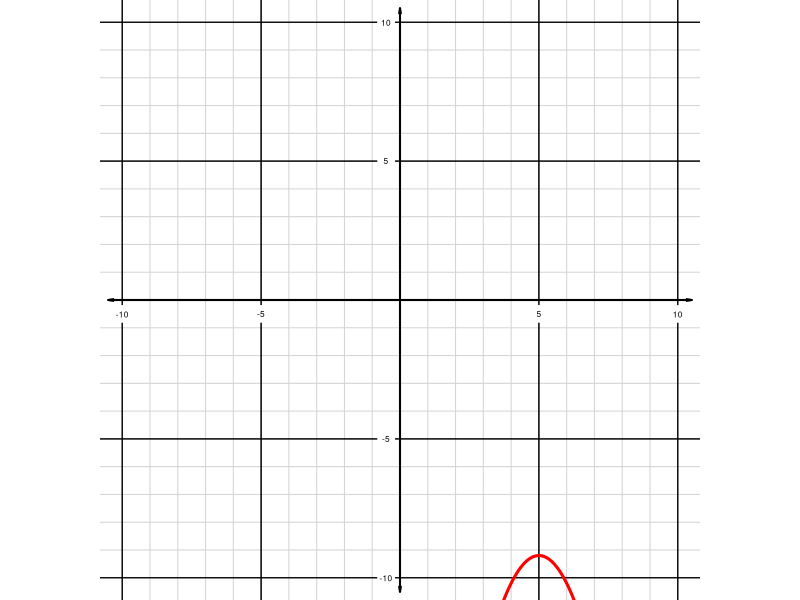
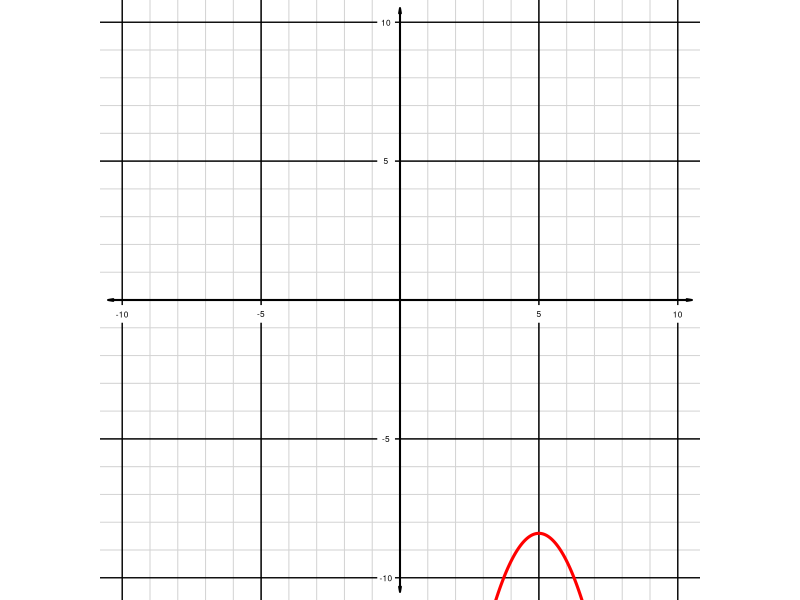
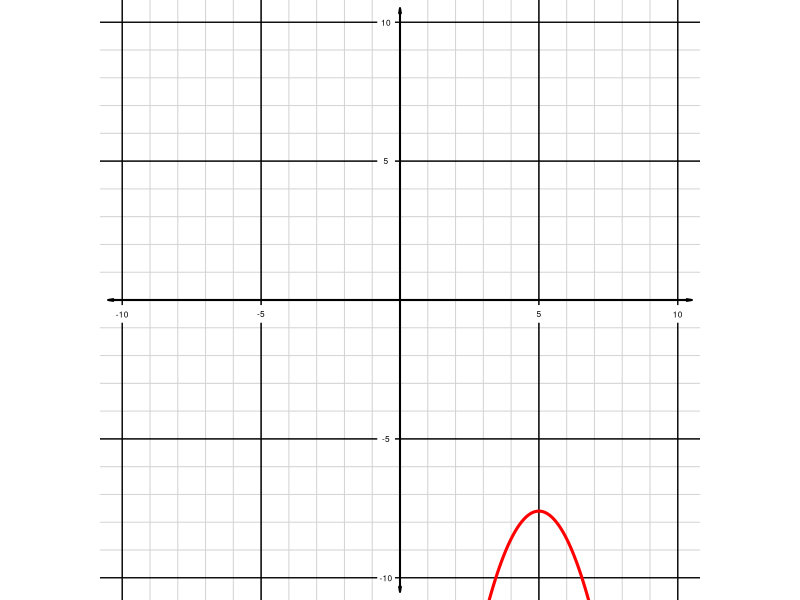
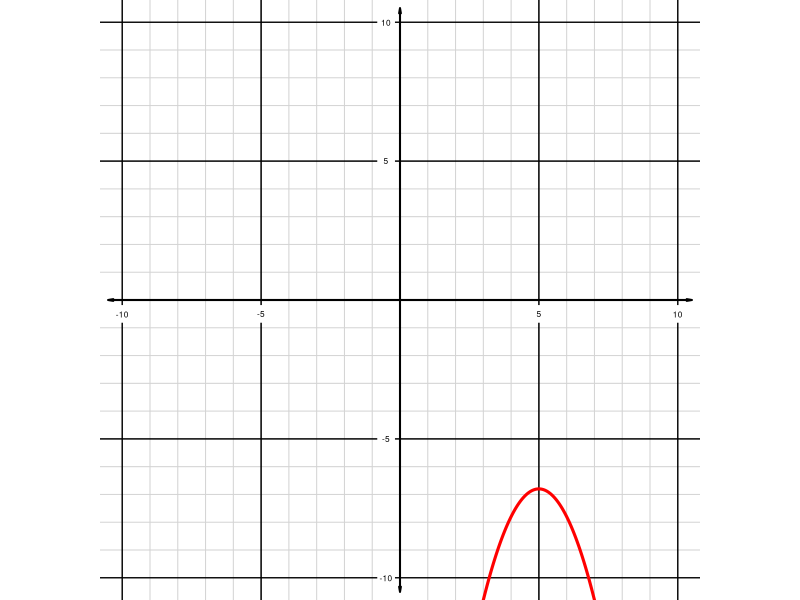
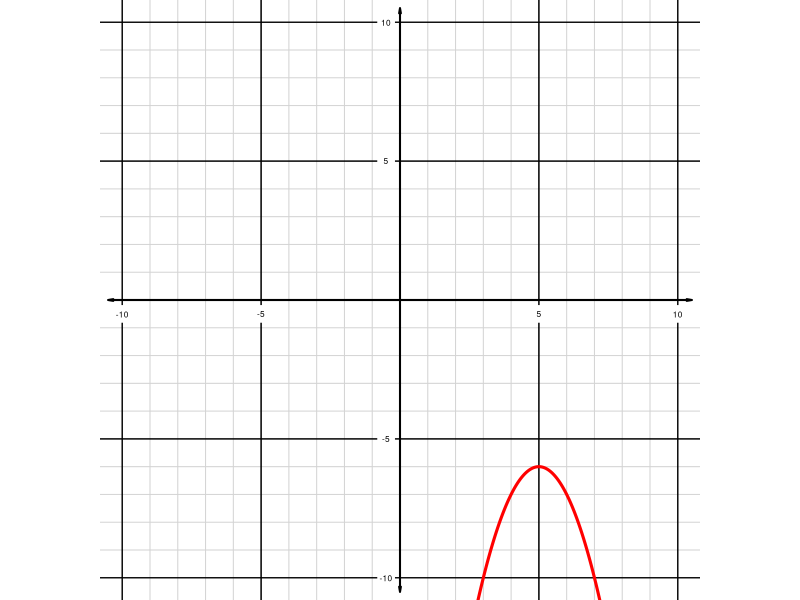
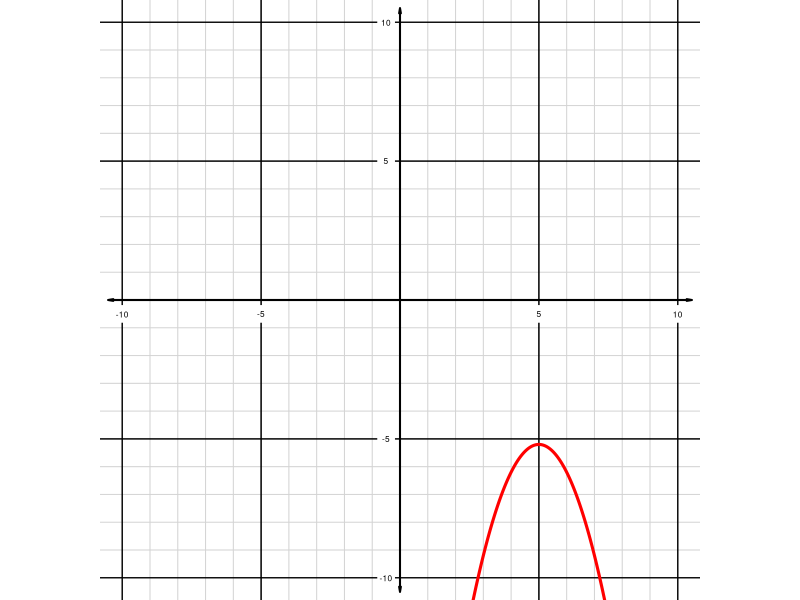
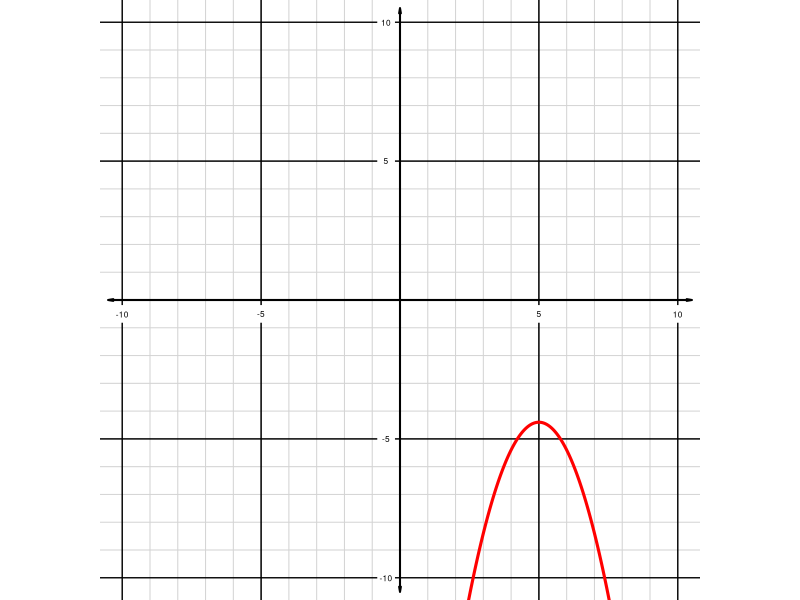
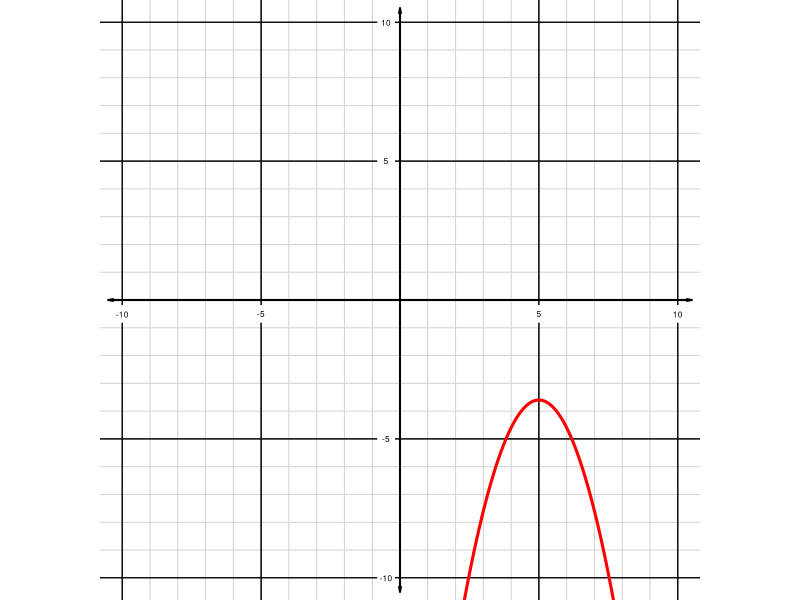

These figures' R source, in order:
## ---- chunk 1
options(scipen=999)
hk = sample(1:5,2)*sample(c(-1,1),2,T)
A = sample(c(-1,1),1)
h = hk[1]
k = hk[2]

whichvaries = sample(1:3,1)

chA = c(-1,1)
chh = -10:10
chk = -10:10

wA = which(chA==A)+1
wh = which(chh==h)+1
wk = which(chk==k)+1

if(whichvaries==1){
    wA = 1
} else if(whichvaries==2){
    wh = 1
} else if(whichvaries==3){
    wk = 1
}

solA = paste0(1*(1:(length(chA)+1)==wA),collapse="")
solh = paste0(1*(1:(length(chh)+1)==wh),collapse="")
solk = paste0(1*(1:(length(chk)+1)==wk),collapse="")

## ---- chunk 2
n = 50
xx = seq(-11,11,0.01)
for(i in 1:n){
    Ai = A
    hi = h
    ki = k
    if(i<n/2){
        t = i/(n/2)*20-10
    } else {
        t = 10-(i-n/2)/(n/2)*20
    }
    if(whichvaries==1){
        Ai = t
    }
    if(whichvaries==2){
        hi = t
    }
    if(whichvaries==3){
        ki = t
    }
    par(pty="s",mar=c(0,0,0,0))
    plot(xx,Ai*(xx-hi)^2+ki,"l",xlim=c(-10,10),ylim=c(-10,10),axes=F,ann=F)
    for(i in 1:10){
        if(!(i%%5==0)){
            abline(h=i,col="lightgrey")
            abline(h=-i,col="lightgrey")
            abline(v=i,col="lightgrey")
            abline(v=-i,col="lightgrey")
        }
    }
    for(i in c(-10,-5,5,10)){
        abline(h=i,col="black")
        abline(h=-i,col="black")
        abline(v=i,col="black")
        abline(v=-i,col="black")
    }
    arrows(0,10.5,0,-10.5,0.05,10,3,lwd=2)
    arrows(10.5,0,-10.5,0,0.05,10,3,lwd=2)
    polygon(c(9.5,10.5,10.5,9.5),c(-0.2,-0.2,-0.8,-0.8),col="white",border = "white")
    text(10,-0.5,"10",cex=0.5)
    polygon(c(-0.2,-0.2,-0.8,-0.8),c(9.5,10.5,10.5,9.5),col="white",border = "white")
    text(-0.5,10,"10",cex=0.5)
    polygon(c(-9.5,-10.5,-10.5,-9.5),c(-0.2,-0.2,-0.8,-0.8),col="white",border = "white")
    text(-10,-0.5,"-10",cex=0.5)
    polygon(c(-0.2,-0.2,-0.8,-0.8),c(-9.5,-10.5,-10.5,-9.5),col="white",border = "white")
    text(-0.5,-10,"-10",cex=0.5)
    polygon(c(4.5,5.5,5.5,4.5),c(-0.2,-0.2,-0.8,-0.8),col="white",border = "white")
    text(5,-0.5,"5",cex=0.5)
    polygon(c(-0.2,-0.2,-0.8,-0.8),c(4.5,5.5,5.5,4.5),col="white",border = "white")
    text(-0.5,5,"5",cex=0.5)
    polygon(c(-4.5,-5.5,-5.5,-4.5),c(-0.2,-0.2,-0.8,-0.8),col="white",border = "white")
    text(-5,-0.5,"-5",cex=0.5)
    polygon(c(-0.2,-0.2,-0.8,-0.8),c(-4.5,-5.5,-5.5,-4.5),col="white",border = "white")
    text(-0.5,-5,"-5",cex=0.5)
    lines(xx,Ai*(xx-hi)^2+ki,col="red",lwd=3)
}
## ---- chunk 3
alh = paste0("* ",chh,collapse="\n")
alk = paste0("* ",chk,collapse="\n")
## ---- chunk 4

numA = A
numh = h
numk = k

if(whichvaries==1){
    numA = "animated"
} else if(whichvaries==2){
    numh = "animated"
} else if(whichvaries==3){
    numk = "animated"
}
